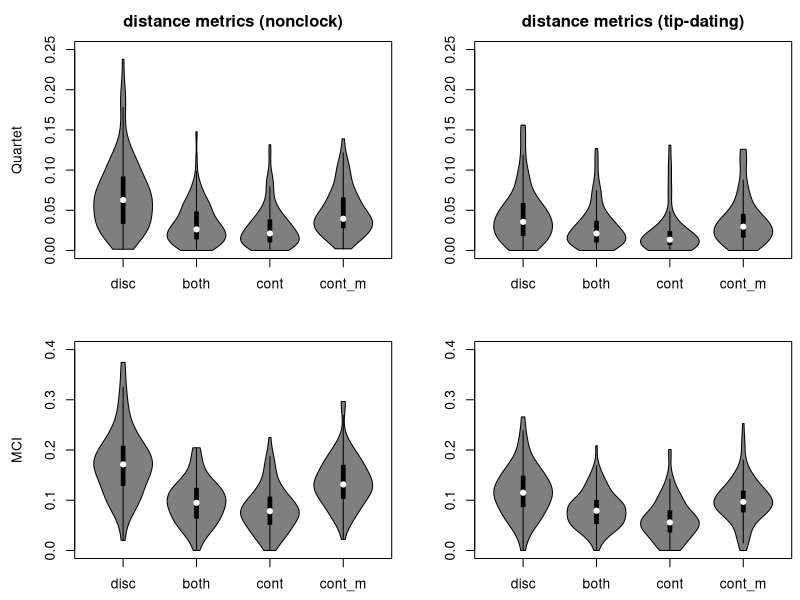
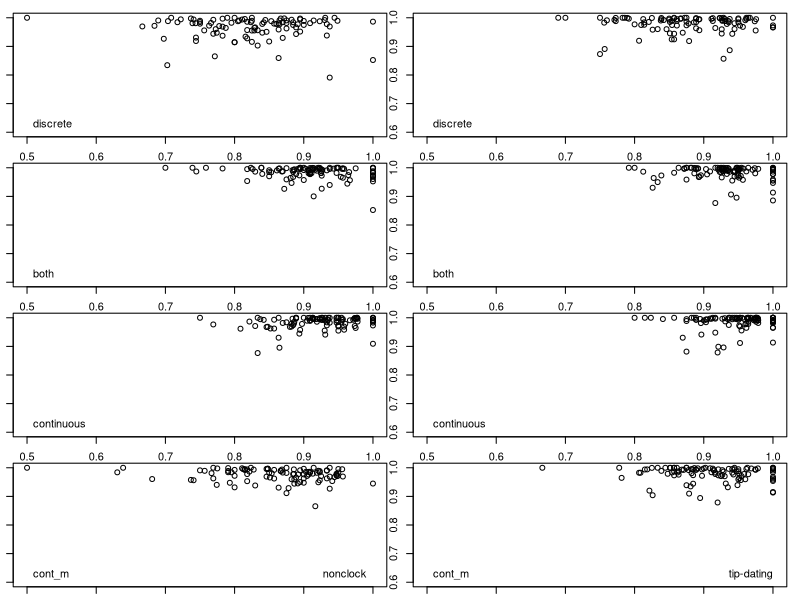

The R script that drew these images, in order:
library(vioplot)

setwd("~/Documents/Research/2025-ContChars/")

## distance metrics ##
nc_d  <- read.table("nonclock/discrete/dist_t.txt",        header=T)
nc_b  <- read.table("nonclock/both/dist_t.txt",            header=T)
nc_c  <- read.table("nonclock/continuous/dist_t.txt",      header=T)
nc_cm <- read.table("nonclock/continuous-mis/dist_t.txt",  header=T)

td_d   <- read.table("tipdating/discrete/dist_t.txt",      header=T)
td_b   <- read.table("tipdating/both/dist_t.txt",          header=T)
td_c  <- read.table("tipdating/continuous/dist_t.txt",     header=T)
td_cm  <- read.table("tipdating/continuous-mis/dist_t.txt",header=T)

# 1. plot Quartet metrics
par(mfrow=c(2,2), mar=c(2.5,4.5,2.5,0.5))

vioplot(nc_d$d_qt, nc_b$d_qt, nc_c$d_qt, nc_cm$d_qt,
        xaxt="n", ylim=c(0,0.25))
axis(side=1, at=1:4, labels=c("disc","both","cont","cont_m"))
title(main="distance metrics (nonclock)", ylab="Quartet")

vioplot(td_d$d_qt, td_b$d_qt, td_c$d_qt, td_cm$d_qt,
        xaxt="n", ylim=c(0,0.25))
axis(side=1, at=1:4, labels=c("disc","both","cont","cont_m"))
title(main="distance metrics (tip-dating)")

# and MCI distance metrics
vioplot(nc_d$d_ci, nc_b$d_ci, nc_c$d_ci, nc_cm$d_ci,
        xaxt="n", ylim=c(0,0.4))
axis(side=1, at=1:4, labels=c("disc","both","cont","cont_m"))
title(ylab="MCI")

vioplot(td_d$d_ci, td_b$d_ci, td_c$d_ci, td_cm$d_ci,
        xaxt="n", ylim=c(0,0.4))
axis(side=1, at=1:4, labels=c("disc","both","cont","cont_m"))


# 2. plot resolution vs SJA
par(mfrow=c(4,2), mar=c(1,1,1,1))

#(new fig) 
plot(nc_d$sja ~nc_d$reso,  xlim=c(0.5,1), ylim=c(0.6,1));
legend("bottomleft", "discrete", bty="n")
plot(td_d$sja ~td_d$reso,  xlim=c(0.5,1), ylim=c(0.6,1));
legend("bottomleft", "discrete", bty="n")
plot(nc_b$sja ~nc_b$reso,  xlim=c(0.5,1), ylim=c(0.6,1));
legend("bottomleft", "both", bty="n")
plot(td_b$sja ~td_b$reso,  xlim=c(0.5,1), ylim=c(0.6,1));
legend("bottomleft", "both", bty="n")
plot(nc_c$sja ~nc_c$reso,  xlim=c(0.5,1), ylim=c(0.6,1));
legend("bottomleft", "continuous", bty="n")
plot(td_c$sja ~td_c$reso,  xlim=c(0.5,1), ylim=c(0.6,1));
legend("bottomleft", "continuous", bty="n")
plot(nc_cm$sja~nc_cm$reso, xlim=c(0.5,1), ylim=c(0.6,1));
legend("bottomleft",  "cont_m", bty="n")
legend("bottomright", "nonclock     ", bty="n")
plot(td_cm$sja~td_cm$reso, xlim=c(0.5,1), ylim=c(0.6,1));
legend("bottomleft",  "cont_m", bty="n")
legend("bottomright", "tip-dating   ", bty="n")
